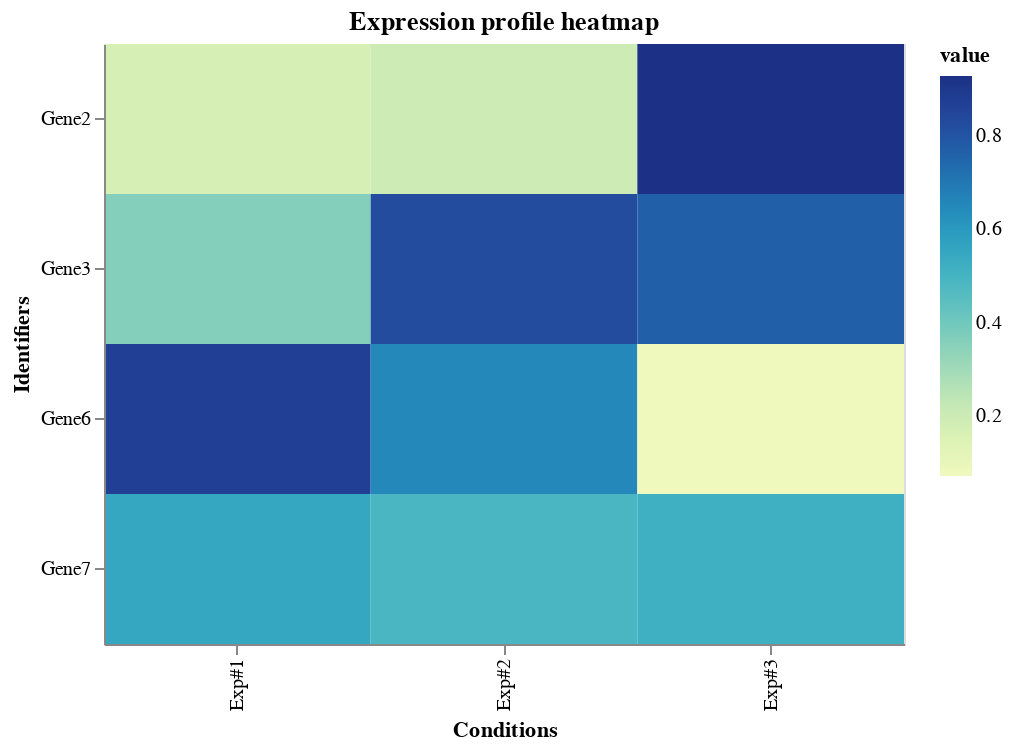

The cell this chart's notebook holds for it:
### Markdown cell above
## Heatmap

### Code cell
model_expression.heatmap()

### Figure 1 — Vega-Lite specification as saved in the notebook (floating-point values rounded to 4 significant figures)
{"$schema": "https://vega.github.io/schema/vega-lite/v2.4.3.json", "config": {"view": {"height": 300, "width": 400}}, "data": {"values": [{"index": "Gene2", "value": 0.17, "x": "Exp#1"}, {"index": "Gene3", "value": 0.36, "x": "Exp#1"}, {"index": "Gene6", "value": 0.87, "x": "Exp#1"}, {"index": "Gene7", "value": 0.55, "x": "Exp#1"}, {"index": "Gene2", "value": 0.2, "x": "Exp#2"}, {"index": "Gene3", "value": 0.83, "x": "Exp#2"}, {"index": "Gene6", "value": 0.65, "x": "Exp#2"}, {"index": "Gene7", "value": 0.49, "x": "Exp#2"}, {"index": "Gene2", "value": 0.93, "x": "Exp#3"}, {"index": "Gene3", "value": 0.77, "x": "Exp#3"}, {"index": "Gene6", "value": 0.07, "x": "Exp#3"}, {"index": "Gene7", "value": 0.52, "x": "Exp#3"}]}, "encoding": {"color": {"field": "value", "type": "quantitative"}, "x": {"field": "x", "title": "Conditions", "type": "ordinal"}, "y": {"field": "index", "title": "Identifiers", "type": "ordinal"}}, "height": 300, "mark": "rect", "title": "Expression profile heatmap", "width": 400}
